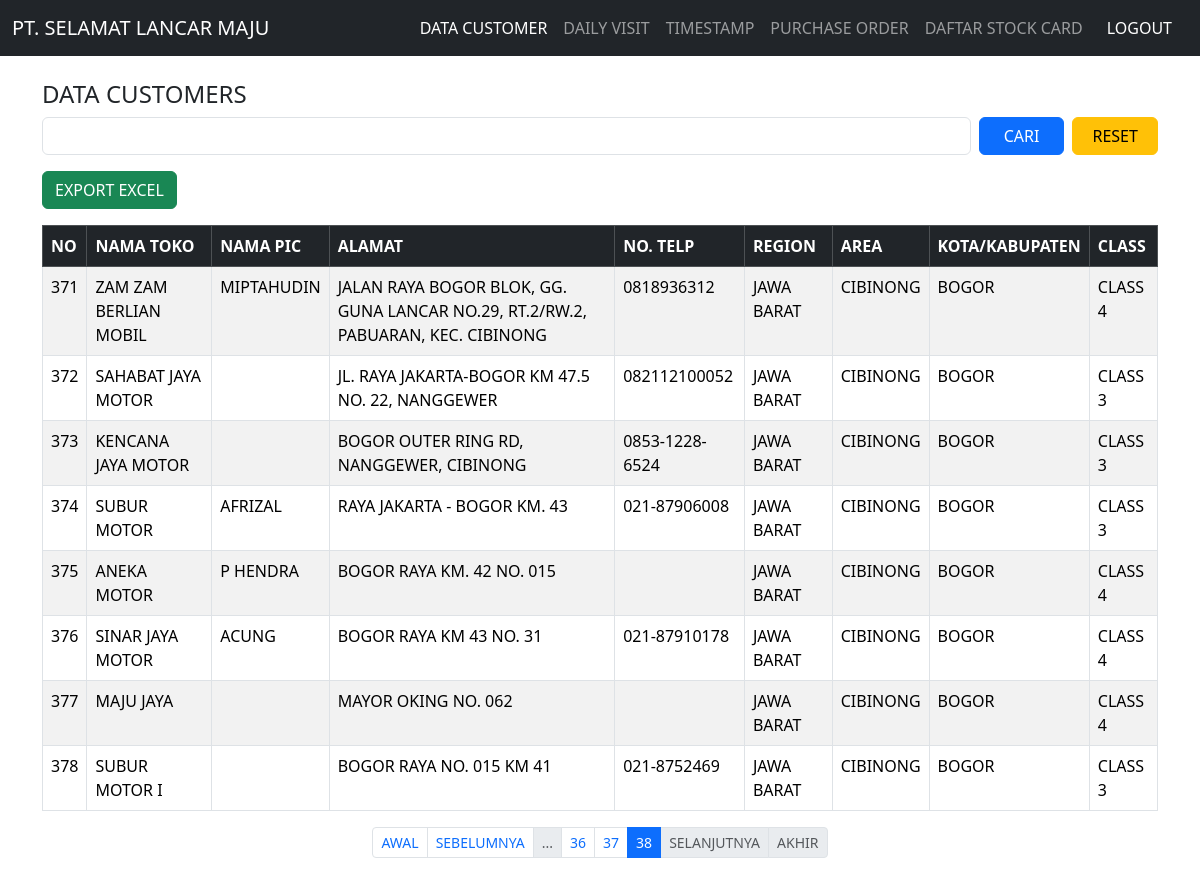
/customers.php?page=38 (signed in), run on the app's committed database.
### tables this page shows
CREATE TABLE `customers` (
  `id` int(11) NOT NULL,
  `nama_toko` varchar(100) NOT NULL,
  `nama_pic` varchar(100) NOT NULL,
  `alamat` text NOT NULL,
  `no_telp` varchar(20) NOT NULL,
  `region` varchar(50) NOT NULL,
  `area` varchar(50) NOT NULL,
  `kota_kabupaten` varchar(100) NOT NULL,
  `class` enum('1','2','3','4','5','6') NOT NULL,
  `created_at` timestamp NOT NULL DEFAULT current_timestamp()
);

### customers.php (the view, shortened to what this page needs)
<?php
include 'config.php';
$limit = 10;
$page = isset($_GET['page']) ? (int)$_GET['page'] : 1;
$offset = ($page - 1) * $limit;
$search = isset($_GET['search']) ? trim($_GET['search']) : '';
$where  = "";
$params = [];
$types  = "";
if ($where != "") {
    $stmt = $conn->prepare("SELECT COUNT(*) as total FROM customers $where");
    $stmt->bind_param($types, ...$params);
    $stmt->execute();
    $total_result = $stmt->get_result();
} else {
    $total_result = $conn->query("SELECT COUNT(*) as total FROM customers");
}
$total_data  = $total_result->fetch_assoc()['total'];
$total_pages = ceil($total_data / $limit);
if ($where != "") {
    $sql  = "SELECT * FROM customers $where ORDER BY id DESC LIMIT ? OFFSET ?";
    $stmt = $conn->prepare($sql);
    $params[] = $limit;
    $params[] = $offset;
    $types   .= "ii";
    $stmt->bind_param($types, ...$params);
    $stmt->execute();
    $result = $stmt->get_result();
} else {
    $stmt = $conn->prepare("SELECT * FROM customers ORDER BY id DESC LIMIT ? OFFSET ?");
    $stmt->bind_param("ii", $limit, $offset);
    $stmt->execute();
    $result = $stmt->get_result();
}
?>
<!DOCTYPE html>
<html lang="id">
<head>
  <link href="https://cdn.jsdelivr.net/npm/bootstrap@5.3.8/dist/css/bootstrap.min.css" rel="stylesheet">
</head>
<body>
  <nav class="navbar navbar-expand-lg navbar-dark bg-dark">
    <div class="container-fluid">
      <a class="navbar-brand" href="customers.php">PT. SELAMAT LANCAR MAJU</a>
      <div class="collapse navbar-collapse" id="navbarNav">
        <ul class="navbar-nav ms-auto">
            <li class="nav-item"><a class="nav-link active" href="customers.php">DATA CUSTOMER</a></li>
            <li class="nav-item"><a class="nav-link" href="daily_visit.php">DAILY VISIT</a></li>
            <li class="nav-item"><a class="nav-link" href="timestamp.php">TIMESTAMP</a></li>
            <li class="nav-item"><a class="nav-link" href="purchase_order.php">PURCHASE ORDER</a></li>
            <li class="nav-item"><a class="nav-link" href="stock_card.php">DAFTAR STOCK CARD</a></li>
            <li class="nav-item">
                <a class="nav-link text-white btn btn-sm btn-danger px-3" href="logout.php">LOGOUT</a>
            </li>
        </ul>
      </div>
    </div>
  </nav>
  <div class="container mt-4">
    <h4 id="customers">DATA CUSTOMERS</h4>
    <form method="GET" class="row g-2 mb-3">
        <div class="col-md-10">
            <input type="text" name="search" value="<?= htmlspecialchars($search) ?>" class="form-control" style="text-transform: uppercase;">
        </div>
        <div class="col">
            <button type="submit" class="btn btn-primary w-100">CARI</button>
        </div>
        <div class="col">
            <a href="customers.php" class="btn btn-warning w-100">RESET</a>
        </div>
      </form>
      <div class="col">
          <a href="customers.php?export=excel&search=<?= urlencode($search) ?>" class="btn btn-success">EXPORT EXCEL</a>
      </div>
    <div class="table-responsive">
      <table class="table table-bordered table-striped mt-3">
        <thead class="table-dark">
          <tr>
            <th>NO</th>
            <th>NAMA TOKO</th>
            <th>NAMA PIC</th>
            <th>ALAMAT</th>
            <th>NO. TELP</th>
            <th>REGION</th>
            <th>AREA</th>
            <th>KOTA/KABUPATEN</th>
            <th>CLASS</th>
          </tr>
        </thead>
        <tbody>
          <?php
          if ($result->num_rows > 0):
              $no = $offset + 1;
              while($row = $result->fetch_assoc()): ?>
              <tr>
                <td><?= $no++ ?></td>
                <td><?= htmlspecialchars($row['nama_toko']) ?></td>
                <td><?= htmlspecialchars($row['nama_pic']) ?></td>
                <td><?= htmlspecialchars($row['alamat']) ?></td>
                <td><?= htmlspecialchars($row['no_telp']) ?></td>
                <td><?= htmlspecialchars($row['region']) ?></td>
                <td><?= htmlspecialchars($row['area']) ?></td>
                <td><?= htmlspecialchars($row['kota_kabupaten']) ?></td>
                <td>CLASS <?= htmlspecialchars($row['class']) ?></td>
              </tr>
          <?php
              endwhile;
          else: ?>
            <tr>
              <td colspan="9" class="text-center">TIDAK ADA DATA.</td>
            </tr>
          <?php endif; ?>
        </tbody>
      </table>
    </div>
    <nav aria-label="Page navigation">
      <ul class="pagination pagination-sm justify-content-center flex-wrap">
        <li class="page-item <?= ($page <= 1) ? 'disabled' : '' ?>">
          <a class="page-link" href="?page=1<?= ($search ? "&search=" . urlencode($search) : "") ?>">AWAL</a>
        </li>
        <li class="page-item <?= ($page <= 1) ? 'disabled' : '' ?>">
          <a class="page-link" href="?page=<?= $page - 1 ?><?= ($search ? "&search=" . urlencode($search) : "") ?>">SEBELUMNYA</a>
        </li>
        <?php
        $range = 2;
        $start = max(1, $page - $range);
        $end   = min($total_pages, $page + $range);
        if ($start > 1) {
            echo '<li class="page-item disabled"><span class="page-link">...</span></li>';
        }
        for ($i = $start; $i <= $end; $i++): ?>
          <li class="page-item <?= ($i == $page) ? 'active' : '' ?>">
            <a class="page-link" href="?page=<?= $i ?><?= ($search ? "&search=" . urlencode($search) : "") ?>"><?= $i ?></a>
          </li>
        <?php endfor;
        ?>
        <li class="page-item <?= ($page >= $total_pages) ? 'disabled' : '' ?>">
          <a class="page-link" href="?page=<?= $page + 1 ?><?= ($search ? "&search=" . urlencode($search) : "") ?>">SELANJUTNYA</a>
        </li>
        <li class="page-item <?= ($page >= $total_pages) ? 'disabled' : '' ?>">
          <a class="page-link" href="?page=<?= $total_pages ?><?= ($search ? "&search=" . urlencode($search) : "") ?>">AKHIR</a>
        </li>
      </ul>
    </nav>
  </div>
</body>
</html>

### data on the page
customers: nama_toko "ZAM ZAM BERLIAN MOBIL", nama_pic "MIPTAHUDIN", alamat "JALAN RAYA BOGOR BLOK, GG. GUNA LANCAR NO.29, RT.2/RW.2, PABUARAN, KEC. CIBINONG", no_telp "0818936312", region "JAWA BARAT", area "CIBINONG", kota_kabupaten "BOGOR", class "4"
customers: nama_toko "SAHABAT JAYA MOTOR", alamat "JL. RAYA JAKARTA-BOGOR KM 47.5 NO. 22, NANGGEWER", no_telp "082112100052", region "JAWA BARAT", area "CIBINONG", kota_kabupaten "BOGOR", class "3"
customers: nama_toko "KENCANA JAYA MOTOR", alamat "BOGOR OUTER RING RD, NANGGEWER, CIBINONG", no_telp "0853-1228-6524", region "JAWA BARAT", area "CIBINONG", kota_kabupaten "BOGOR", class "3"
customers: nama_toko "SUBUR MOTOR", nama_pic "AFRIZAL", alamat "RAYA JAKARTA - BOGOR KM. 43", no_telp "021-87906008", region "JAWA BARAT", area "CIBINONG", kota_kabupaten "BOGOR", class "3"
customers: nama_toko "ANEKA MOTOR", nama_pic "P HENDRA", alamat "BOGOR RAYA KM. 42 NO. 015", region "JAWA BARAT", area "CIBINONG", kota_kabupaten "BOGOR", class "4"
customers: nama_toko "SINAR JAYA MOTOR", nama_pic "ACUNG", alamat "BOGOR RAYA KM 43 NO. 31", no_telp "021-87910178", region "JAWA BARAT", area "CIBINONG", kota_kabupaten "BOGOR", class "4"
customers: nama_toko "MAJU JAYA", alamat "MAYOR OKING NO. 062", region "JAWA BARAT", area "CIBINONG", kota_kabupaten "BOGOR", class "4"
customers: nama_toko "SUBUR MOTOR I", alamat "BOGOR RAYA NO. 015 KM 41", no_telp "021-8752469", region "JAWA BARAT", area "CIBINONG", kota_kabupaten "BOGOR", class "3"
